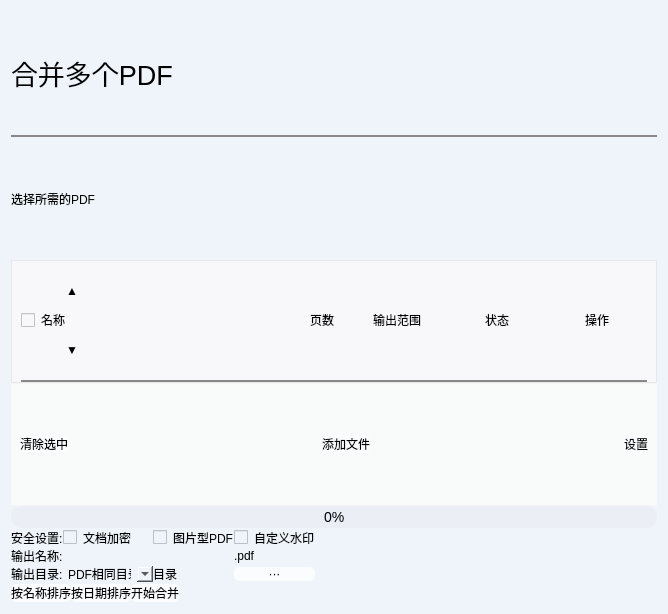
<?xml version="1.0" encoding="UTF-8"?>
<ui version="4.0">
 <class>merge_pdf_view</class>
 <widget class="QWidget" name="merge_pdf_view">
  <property name="geometry">
   <rect>
    <x>0</x>
    <y>0</y>
    <width>668</width>
    <height>614</height>
   </rect>
  </property>
  <property name="windowTitle">
   <string>Form</string>
  </property>
  <property name="styleSheet">
   <string notr="true">QWidget{
	background: rgb(238,244,249);
	border-radius: 10px;
}

QPushButton{
    background-color: rgb(250,252,253);
    border-radius: 5px;
	padding:0px;
}
QPushButton:hover {
	color: rgb(148,133,247)
}
QCommandLinkButton{
    background-color: rgb(250,252,253);
    border-radius: 5px;
    padding: 8px;
    border:none;
}
QProgressBar{
    font-family: 'Arial Unicode MS';
    height:22px;
    text-align:center;
    font-size:14px;
    color:black;
    border-radius:11px;
    background:#EBEEF5;
}
QProgressBar::chunk{
    border-radius:11px;
    background:qlineargradient(spread:pad,x1:0,y1:0,x2:1,y2:0,stop:0 #99ffff,stop:1 #9900ff);
}
QMessageBox QPushButton{
    background-color: rgb(250,252,253);
    border-radius: 5px;
    padding: 8px;
    border-right: 2px solid #888888;  /* 按钮边框，2px宽，白色 */
    border-bottom: 2px solid #888888;  /* 按钮边框，2px宽，白色 */
    border-left: 1px solid #ffffff;  /* 按钮边框，2px宽，白色 */
    border-top: 1px solid #ffffff;  /* 按钮边框，2px宽，白色 */
}
QListView {
    color: black;
    border: none;
}
QListView::item {
    margin: 0px;
	border-bottom: 1px solid black;
}
QListView::item:hover {
    background: none;
}
/* 被选中时的背景颜色和左边框颜色 */
QListView::item:selected {
    border-radius: 0px;
	border-left: 0px solid rgb(62, 62, 62);
    background: none;
}</string>
  </property>
  <layout class="QVBoxLayout" name="verticalLayout_3">
   <property name="spacing">
    <number>0</number>
   </property>
   <item>
    <widget class="QLabel" name="label_8">
     <property name="font">
      <font>
       <pointsize>20</pointsize>
      </font>
     </property>
     <property name="text">
      <string>合并多个PDF</string>
     </property>
    </widget>
   </item>
   <item>
    <widget class="Line" name="line_7">
     <property name="styleSheet">
      <string notr="true">border-bottom: 2px solid #888888;</string>
     </property>
     <property name="frameShadow">
      <enum>QFrame::Raised</enum>
     </property>
     <property name="lineWidth">
      <number>5</number>
     </property>
     <property name="orientation">
      <enum>Qt::Horizontal</enum>
     </property>
    </widget>
   </item>
   <item>
    <widget class="QLabel" name="label_7">
     <property name="text">
      <string>选择所需的PDF</string>
     </property>
    </widget>
   </item>
   <item>
    <widget class="QFrame" name="frame1">
     <property name="styleSheet">
      <string notr="true">QWidget{
	background: rgb(248,248,251);
	border-radius: 0px;
}
#frame1{
	border: 1px solid #e8e8e8;
}</string>
     </property>
     <property name="frameShape">
      <enum>QFrame::Box</enum>
     </property>
     <property name="frameShadow">
      <enum>QFrame::Raised</enum>
     </property>
     <property name="lineWidth">
      <number>2</number>
     </property>
     <layout class="QVBoxLayout" name="verticalLayout_2">
      <property name="spacing">
       <number>0</number>
      </property>
      <property name="leftMargin">
       <number>9</number>
      </property>
      <property name="topMargin">
       <number>0</number>
      </property>
      <property name="rightMargin">
       <number>9</number>
      </property>
      <property name="bottomMargin">
       <number>0</number>
      </property>
      <item>
       <layout class="QHBoxLayout" name="horizontalLayout_3">
        <property name="spacing">
         <number>0</number>
        </property>
        <item>
         <widget class="QCheckBox" name="checkBox_select_all">
          <property name="sizePolicy">
           <sizepolicy hsizetype="Minimum" vsizetype="Minimum">
            <horstretch>0</horstretch>
            <verstretch>0</verstretch>
           </sizepolicy>
          </property>
          <property name="text">
           <string>名称</string>
          </property>
         </widget>
        </item>
        <item>
         <layout class="QVBoxLayout" name="verticalLayout">
          <property name="spacing">
           <number>0</number>
          </property>
          <item>
           <widget class="QPushButton" name="btn_order_inc">
            <property name="sizePolicy">
             <sizepolicy hsizetype="Minimum" vsizetype="Minimum">
              <horstretch>0</horstretch>
              <verstretch>0</verstretch>
             </sizepolicy>
            </property>
            <property name="text">
             <string>▲</string>
            </property>
           </widget>
          </item>
          <item>
           <widget class="QPushButton" name="btn_order_des">
            <property name="sizePolicy">
             <sizepolicy hsizetype="Minimum" vsizetype="Minimum">
              <horstretch>0</horstretch>
              <verstretch>0</verstretch>
             </sizepolicy>
            </property>
            <property name="text">
             <string>▼</string>
            </property>
           </widget>
          </item>
         </layout>
        </item>
        <item>
         <spacer name="horizontalSpacer_4">
          <property name="orientation">
           <enum>Qt::Horizontal</enum>
          </property>
          <property name="sizeHint" stdset="0">
           <size>
            <width>40</width>
            <height>20</height>
           </size>
          </property>
         </spacer>
        </item>
        <item>
         <widget class="QLabel" name="label">
          <property name="sizePolicy">
           <sizepolicy hsizetype="Preferred" vsizetype="Minimum">
            <horstretch>0</horstretch>
            <verstretch>0</verstretch>
           </sizepolicy>
          </property>
          <property name="minimumSize">
           <size>
            <width>50</width>
            <height>0</height>
           </size>
          </property>
          <property name="maximumSize">
           <size>
            <width>40</width>
            <height>16777215</height>
           </size>
          </property>
          <property name="text">
           <string>页数</string>
          </property>
          <property name="alignment">
           <set>Qt::AlignCenter</set>
          </property>
         </widget>
        </item>
        <item>
         <widget class="QLabel" name="label_2">
          <property name="sizePolicy">
           <sizepolicy hsizetype="Preferred" vsizetype="Minimum">
            <horstretch>0</horstretch>
            <verstretch>0</verstretch>
           </sizepolicy>
          </property>
          <property name="minimumSize">
           <size>
            <width>100</width>
            <height>0</height>
           </size>
          </property>
          <property name="maximumSize">
           <size>
            <width>100</width>
            <height>16777215</height>
           </size>
          </property>
          <property name="text">
           <string>输出范围</string>
          </property>
          <property name="alignment">
           <set>Qt::AlignCenter</set>
          </property>
         </widget>
        </item>
        <item>
         <widget class="QLabel" name="label_3">
          <property name="sizePolicy">
           <sizepolicy hsizetype="Preferred" vsizetype="Minimum">
            <horstretch>0</horstretch>
            <verstretch>0</verstretch>
           </sizepolicy>
          </property>
          <property name="minimumSize">
           <size>
            <width>100</width>
            <height>0</height>
           </size>
          </property>
          <property name="maximumSize">
           <size>
            <width>100</width>
            <height>16777215</height>
           </size>
          </property>
          <property name="text">
           <string>状态</string>
          </property>
          <property name="alignment">
           <set>Qt::AlignCenter</set>
          </property>
         </widget>
        </item>
        <item>
         <widget class="QLabel" name="label_4">
          <property name="sizePolicy">
           <sizepolicy hsizetype="Preferred" vsizetype="Minimum">
            <horstretch>0</horstretch>
            <verstretch>0</verstretch>
           </sizepolicy>
          </property>
          <property name="minimumSize">
           <size>
            <width>100</width>
            <height>0</height>
           </size>
          </property>
          <property name="maximumSize">
           <size>
            <width>100</width>
            <height>16777215</height>
           </size>
          </property>
          <property name="text">
           <string>操作</string>
          </property>
          <property name="alignment">
           <set>Qt::AlignCenter</set>
          </property>
         </widget>
        </item>
       </layout>
      </item>
      <item>
       <widget class="Line" name="line_8">
        <property name="styleSheet">
         <string notr="true">border-bottom: 2px solid #888888;</string>
        </property>
        <property name="frameShadow">
         <enum>QFrame::Raised</enum>
        </property>
        <property name="lineWidth">
         <number>5</number>
        </property>
        <property name="orientation">
         <enum>Qt::Horizontal</enum>
        </property>
       </widget>
      </item>
     </layout>
    </widget>
   </item>
   <item>
    <widget class="QWidget" name="widget1" native="true">
     <property name="styleSheet">
      <string notr="true">#widget1{
	background: rgb(249,250,250);
	border-radius: 0px;
	border-right: 0px solid rgb(245,245,245);  
    border-bottom: 1px solid rgb(245,245,245);
    border-left: 0px solid rgb(245,245,245); 
    border-top: 1px solid rgb(245,245,245);  
}
QPushButton:hover {
	color: rgb(148,133,247)
}</string>
     </property>
     <layout class="QHBoxLayout" name="horizontalLayout_2">
      <property name="spacing">
       <number>0</number>
      </property>
      <property name="topMargin">
       <number>0</number>
      </property>
      <property name="bottomMargin">
       <number>0</number>
      </property>
      <item>
       <widget class="QPushButton" name="btn_remove_selected">
        <property name="text">
         <string>清除选中</string>
        </property>
       </widget>
      </item>
      <item>
       <spacer name="horizontalSpacer_2">
        <property name="orientation">
         <enum>Qt::Horizontal</enum>
        </property>
        <property name="sizeHint" stdset="0">
         <size>
          <width>243</width>
          <height>20</height>
         </size>
        </property>
       </spacer>
      </item>
      <item>
       <widget class="QPushButton" name="btn_choose_files">
        <property name="cursor">
         <cursorShape>PointingHandCursor</cursorShape>
        </property>
        <property name="layoutDirection">
         <enum>Qt::LeftToRight</enum>
        </property>
        <property name="text">
         <string>添加文件</string>
        </property>
       </widget>
      </item>
      <item>
       <spacer name="horizontalSpacer_3">
        <property name="orientation">
         <enum>Qt::Horizontal</enum>
        </property>
        <property name="sizeHint" stdset="0">
         <size>
          <width>243</width>
          <height>20</height>
         </size>
        </property>
       </spacer>
      </item>
      <item>
       <widget class="QPushButton" name="btn_setting">
        <property name="text">
         <string>设置</string>
        </property>
       </widget>
      </item>
     </layout>
    </widget>
   </item>
   <item>
    <widget class="QProgressBar" name="progressBar">
     <property name="value">
      <number>0</number>
     </property>
    </widget>
   </item>
   <item>
    <layout class="QHBoxLayout" name="horizontalLayout_4">
     <item>
      <layout class="QGridLayout" name="gridLayout">
       <item row="2" column="4">
        <widget class="QPushButton" name="pushButton_2">
         <property name="text">
          <string>···</string>
         </property>
        </widget>
       </item>
       <item row="0" column="2" colspan="2">
        <widget class="QCheckBox" name="checkBox_picture_pdf">
         <property name="text">
          <string>图片型PDF</string>
         </property>
        </widget>
       </item>
       <item row="1" column="1" colspan="3">
        <widget class="QLineEdit" name="lineEdit_filename"/>
       </item>
       <item row="0" column="0">
        <widget class="QLabel" name="label_5">
         <property name="text">
          <string>安全设置:</string>
         </property>
        </widget>
       </item>
       <item row="1" column="0">
        <widget class="QLabel" name="label_6">
         <property name="text">
          <string>输出名称:</string>
         </property>
        </widget>
       </item>
       <item row="2" column="0">
        <widget class="QLabel" name="label_9">
         <property name="text">
          <string>输出目录:</string>
         </property>
        </widget>
       </item>
       <item row="0" column="1">
        <widget class="QCheckBox" name="checkBox_doc_encrypt">
         <property name="text">
          <string>文档加密</string>
         </property>
        </widget>
       </item>
       <item row="1" column="4">
        <widget class="QLabel" name="label_10">
         <property name="text">
          <string>.pdf</string>
         </property>
        </widget>
       </item>
       <item row="0" column="4">
        <widget class="QCheckBox" name="checkBox_watermark">
         <property name="text">
          <string>自定义水印</string>
         </property>
        </widget>
       </item>
       <item row="2" column="1">
        <widget class="QComboBox" name="comboBox">
         <item>
          <property name="text">
           <string>PDF相同目录</string>
          </property>
         </item>
         <item>
          <property name="text">
           <string>自定义目录</string>
          </property>
         </item>
        </widget>
       </item>
       <item row="2" column="2" colspan="2">
        <widget class="QLabel" name="label_output_dir">
         <property name="text">
          <string>目录</string>
         </property>
        </widget>
       </item>
      </layout>
     </item>
     <item>
      <spacer name="horizontalSpacer_5">
       <property name="orientation">
        <enum>Qt::Horizontal</enum>
       </property>
       <property name="sizeHint" stdset="0">
        <size>
         <width>40</width>
         <height>20</height>
        </size>
       </property>
      </spacer>
     </item>
    </layout>
   </item>
   <item>
    <layout class="QHBoxLayout" name="horizontalLayout">
     <item>
      <widget class="QPushButton" name="btn_order_by_name">
       <property name="text">
        <string>按名称排序</string>
       </property>
      </widget>
     </item>
     <item>
      <widget class="QPushButton" name="btn_order_by_time">
       <property name="whatsThis">
        <string>按日期排序</string>
       </property>
       <property name="text">
        <string>按日期排序</string>
       </property>
      </widget>
     </item>
     <item>
      <widget class="QPushButton" name="btn_merge">
       <property name="text">
        <string>开始合并</string>
       </property>
      </widget>
     </item>
     <item>
      <spacer name="horizontalSpacer">
       <property name="orientation">
        <enum>Qt::Horizontal</enum>
       </property>
       <property name="sizeHint" stdset="0">
        <size>
         <width>40</width>
         <height>20</height>
        </size>
       </property>
      </spacer>
     </item>
    </layout>
   </item>
  </layout>
 </widget>
 <resources/>
 <connections/>
</ui>
